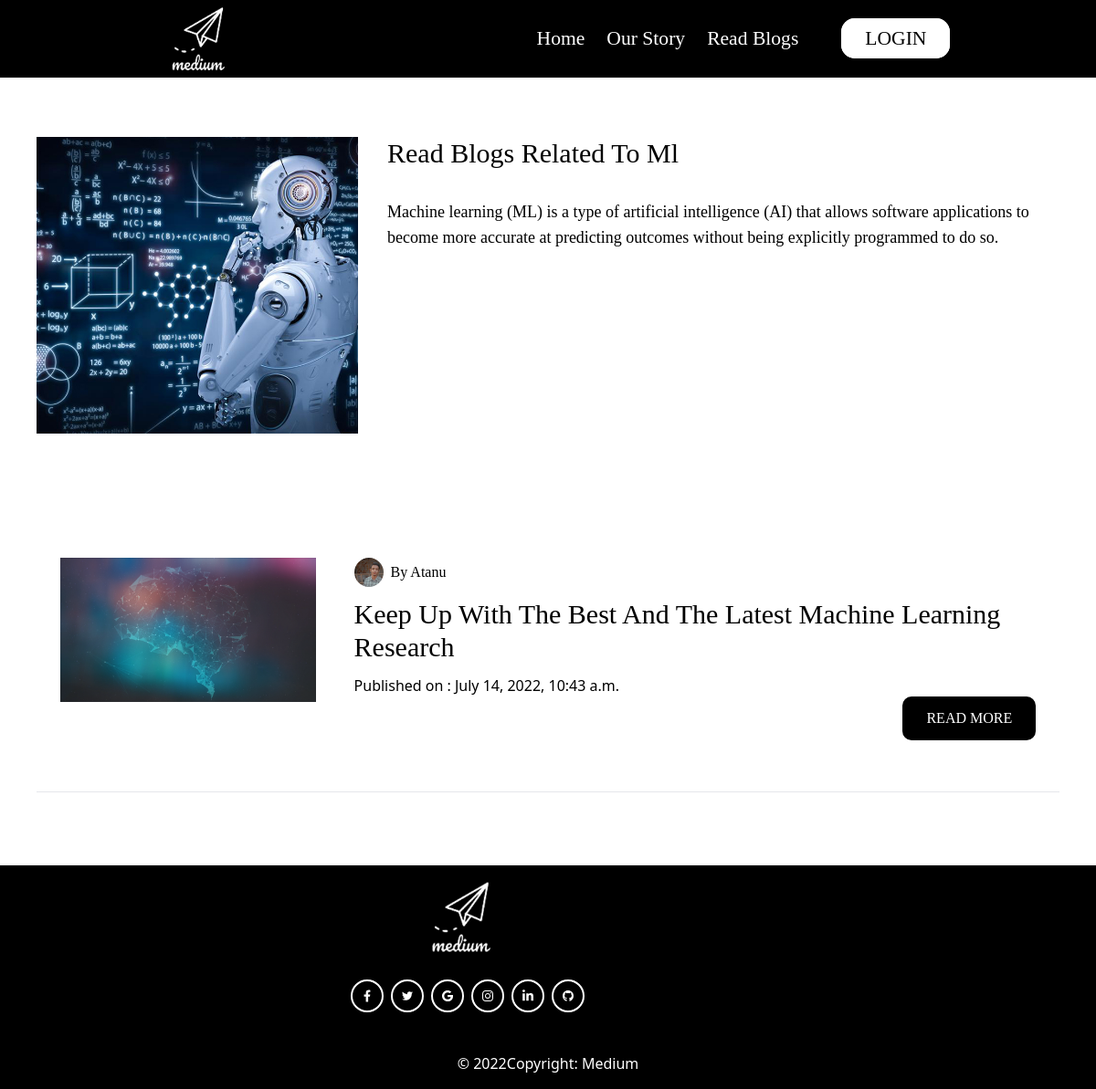
The app's page /blogs/category/ml with its own data.
### blogs/models.py (models this page shows, shortened)
class BlogCategories(models.Model):
    category = models.CharField(max_length=355)
    description = models.CharField(max_length=255)
    categoryImg = models.FileField(upload_to="category_images/", max_length=500, default=None)
    published_on = models.DateTimeField(auto_now_add=True)

class Blogs(models.Model):
    author = models.CharField(max_length=255, default='Atanu')
    authorImg = models.FileField(upload_to="author/", max_length=500, default="author/admin.jpg")
    title = models.CharField(max_length=255)
    category = models.CharField(
        max_length= 255,
        choices=categoryChoices,
        default='physics',
    )
    body = HTMLField(default=None)
    tags = models.CharField(max_length=355, default=None, null=True, blank=True)
    slug = AutoSlugField(populate_from='title', unique=True, max_length=255, default=None)
    img1 = models.FileField(upload_to="blog_images/", max_length=500, default=None)
    img2 = models.FileField(upload_to="blog_images/", max_length=500, default=None, null=True, blank=True)
    likes = models.IntegerField(default=0)
    comments = models.IntegerField(default=0)
    published_on = models.DateTimeField(auto_now_add=True)

### blogs/views.py (the view)
# urls.py: path('category/<blogCategory>', views.category, name='blog-category'),
def category(request, blogCategory):
    newCategory = BlogCategories.objects.get(category = blogCategory)
    relatedBlogs = Blogs.objects.all().order_by('-published_on')
    context = {
        'category' : newCategory,
        'relatedBlogs': relatedBlogs,
    }
    return render(request, 'blog/blog_category.html', context)

### templates/blog/blog_category.html (shortened to what this page needs)
{% extends '../blocks/base.html' %}
{% block body %}
<section class="section px-10 2xl:px-20">
    <div class="w-full grid grid-cols-1 md:grid-cols-3 gap-8">
        <div class="w-full col-span-1 xl:w-2/3 img-div">
            <img src="/media/{{category.categoryImg}}" alt="" class="w-full image">
        </div>
        <div class="col-span-2">
            <h2 class="f-bold text-xl lg:text-3xl capitalize">read blogs related to {{category.category | title}}</h2>
            <p class="f-medium text-lg mt-8">
                {{category.description}}
            </p>
        </div>
    </div>
    <div class="w-full">
        <div class="flex flex-col justify-center item-center w-full my-20">
            {% for blogs in relatedBlogs %}
                {% if category.category in  blogs.tags%}
                <div class="blog-box flex justify-evenly item-center my-8 lg:my-14">
                    <div class="mr-4 w-1/2 md:w-1/2 lg:w-1/4 2xl:w-1/5 overflow-hidden img-div">
                        <img src="/media/{{blogs.img1 | lower}}" alt="" class="image">
                    </div>
                    <div class="content w-4/6">
                        <div class="flex justify-start items-center">
                            <img src="/media/{{blogs.authorImg}}" alt="{{latestBlog.author}}" class="w-8 rounded-full">
                            <p class="author f-medium text-sm md:text-base ml-2">
                                By {{blogs.author | title}}
                            </p>
                          </div>
                        <p class="title f-bold my-3 lg:text-3xl">
                        <a href="/blogs/{{blogs.slug}}">{{blogs.title | title}}</a>
                        </p>
                        <p class="blog-content f-medium hidden sm:block">
                        {{blogs.body | safe | truncatewords:"40"}}
                        </p>
                        <p class="date mt-2">
                        Published on : {{blogs.published_on}}
                        </p>
                        <div class="w-full text-right">
                        <a href="/blogs/{{blogs.slug}}">
                            <button class="my-btn">Read More</button>
                        </a>
                        </div>
                    </div>
                </div>
                <hr>
                {% endif %}
            {% endfor %}
        </div>
    </div>
</section>
{% endblock body %}

### static/css/style.css (style rules this page uses)
.f-bold { font-family: bold; }
.f-medium { font-family: medium; }
* { margin: 0; padding: 0; -webkit-box-sizing: border-box; box-sizing: border-box; scroll-behavior: smooth; }
.my-btn, .my-btn2 { font-size: 1rem; font-family: medium; background: black; color: white; padding: 10px 24px; border-radius: 10px; text-transform: uppercase; border: 2px solid black; -webkit-transition: all 0.35s ease-in-out; transition: all 0.35s ease-in-out; }
.section { min-height: 100vh; padding-top: 150px; }
.img-div { overflow: hidden !important; }
.img-div .image { -webkit-transition: all 0.35s ease-in-out; transition: all 0.35s ease-in-out; -webkit-transform: scale(1); transform: scale(1); }

### records on screen
BlogCategories: categoryImg (picture), category "Ml", description "Machine learning (ML) is a type of artificial intelligence (AI) that allows software applications to become more accurate at predicting outcomes without being explicitly programmed to do so."
Blogs: img1 (picture), authorImg (picture), author "Atanu", title "Keep Up With The Best And The Latest Machine Learning Research", published_on "July 14, 2022, 10:43 a.m."
